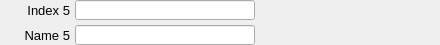
    <widget class="PyDMFrame" name="composite_7">
      <property name="geometry">
        <rect>
          <x>5</x>
          <y>345</y>
          <width>440</width>
          <height>45</height>
        </rect>
      </property>
      <widget class="QLabel" name="text_13">
        <property name="geometry">
          <rect>
            <x>0</x>
            <y>0</y>
            <width>70</width>
            <height>20</height>
          </rect>
        </property>
        <property name="text">
          <string>Index 5</string>
        </property>
        <property name="font" stdset="0">
          <font>
            <pointsize>10</pointsize>
          </font>
        </property>
        <property name="brush" stdset="0">
          <brush brushstyle="SolidPattern">
            <color alpha="255">
              <red>0</red>
              <green>0</green>
              <blue>0</blue>
            </color>
          </brush>
        </property>
        <property name="toolTip">
          <string>text_13</string>
        </property>
        <property name="alignment">
          <set>Qt::AlignRight|Qt::AlignTrailing|Qt::AlignVCenter</set>
        </property>
        <property name="styleSheet">
          <string notr="true">QLabel#text_13 {
  color: rgb(0, 0, 0);
  }</string>
        </property>
      </widget>
      <widget class="PyDMLineEdit" name="text_entry_10">
        <property name="geometry">
          <rect>
            <x>75</x>
            <y>0</y>
            <width>180</width>
            <height>20</height>
          </rect>
        </property>
        <property name="channel" stdset="0">
          <string>ca://${prefix}PosIndexDim5</string>
        </property>
        <property name="toolTip">
          <string>${prefix}PosIndexDim5</string>
        </property>
        <property name="font" stdset="0">
          <font>
            <pointsize>10</pointsize>
          </font>
        </property>
        <property name="styleSheet">
          <string notr="true">PyDMLineEdit#text_entry_10 {
  color: rgb(0, 0, 0);
  background-color: rgb(115, 223, 255);
  border: 1px solid black;
  margin: 0px;
  padding: 0px;
  spacing: 0px;
  }</string>
        </property>
      </widget>
      <widget class="PyDMLabel" name="text_update_11">
        <property name="geometry">
          <rect>
            <x>260</x>
            <y>1</y>
            <width>180</width>
            <height>18</height>
          </rect>
        </property>
        <property name="toolTip">
          <string>PV: ${prefix}PosIndexDim5_RBV</string>
        </property>
        <property name="channel" stdset="0">
          <string>ca://${prefix}PosIndexDim5_RBV</string>
        </property>
        <property name="font" stdset="0">
          <font>
            <pointsize>10</pointsize>
          </font>
        </property>
        <property name="alignment">
          <set>Qt::AlignLeading|Qt::AlignLeft|Qt::AlignVCenter</set>
        </property>
        <property name="textInteractionFlags">
          <set>Qt::TextSelectableByKeyboard|Qt::TextSelectableByMouse</set>
        </property>
        <property name="styleSheet">
          <string notr="true">PyDMLabel#text_update_11 {
  color: rgb(10, 0, 184);
  background-color: rgb(187, 187, 187);
  }</string>
        </property>
      </widget>
      <widget class="QLabel" name="text_14">
        <property name="geometry">
          <rect>
            <x>10</x>
            <y>25</y>
            <width>60</width>
            <height>20</height>
          </rect>
        </property>
        <property name="text">
          <string>Name 5</string>
        </property>
        <property name="font" stdset="0">
          <font>
            <pointsize>10</pointsize>
          </font>
        </property>
        <property name="brush" stdset="0">
          <brush brushstyle="SolidPattern">
            <color alpha="255">
              <red>0</red>
              <green>0</green>
              <blue>0</blue>
            </color>
          </brush>
        </property>
        <property name="toolTip">
          <string>text_14</string>
        </property>
        <property name="alignment">
          <set>Qt::AlignRight|Qt::AlignTrailing|Qt::AlignVCenter</set>
        </property>
        <property name="styleSheet">
          <string notr="true">QLabel#text_14 {
  color: rgb(0, 0, 0);
  }</string>
        </property>
      </widget>
      <widget class="PyDMLabel" name="text_update_12">
        <property name="geometry">
          <rect>
            <x>260</x>
            <y>26</y>
            <width>180</width>
            <height>18</height>
          </rect>
        </property>
        <property name="toolTip">
          <string>PV: ${prefix}PosNameDim5_RBV</string>
        </property>
        <property name="channel" stdset="0">
          <string>ca://${prefix}PosNameDim5_RBV</string>
        </property>
        <property name="font" stdset="0">
          <font>
            <pointsize>10</pointsize>
          </font>
        </property>
        <property name="alignment">
          <set>Qt::AlignLeading|Qt::AlignLeft|Qt::AlignVCenter</set>
        </property>
        <property name="textInteractionFlags">
          <set>Qt::TextSelectableByKeyboard|Qt::TextSelectableByMouse</set>
        </property>
        <property name="styleSheet">
          <string notr="true">PyDMLabel#text_update_12 {
  color: rgb(10, 0, 184);
  background-color: rgb(187, 187, 187);
  }</string>
        </property>
      </widget>
      <widget class="PyDMLineEdit" name="text_entry_11">
        <property name="geometry">
          <rect>
            <x>75</x>
            <y>25</y>
            <width>180</width>
            <height>20</height>
          </rect>
        </property>
        <property name="channel" stdset="0">
          <string>ca://${prefix}PosNameDim5</string>
        </property>
        <property name="toolTip">
          <string>${prefix}PosNameDim5</string>
        </property>
        <property name="font" stdset="0">
          <font>
            <pointsize>10</pointsize>
          </font>
        </property>
        <property name="styleSheet">
          <string notr="true">PyDMLineEdit#text_entry_11 {
  color: rgb(0, 0, 0);
  background-color: rgb(115, 223, 255);
  border: 1px solid black;
  margin: 0px;
  padding: 0px;
  spacing: 0px;
  }</string>
        </property>
      </widget>
    </widget>
